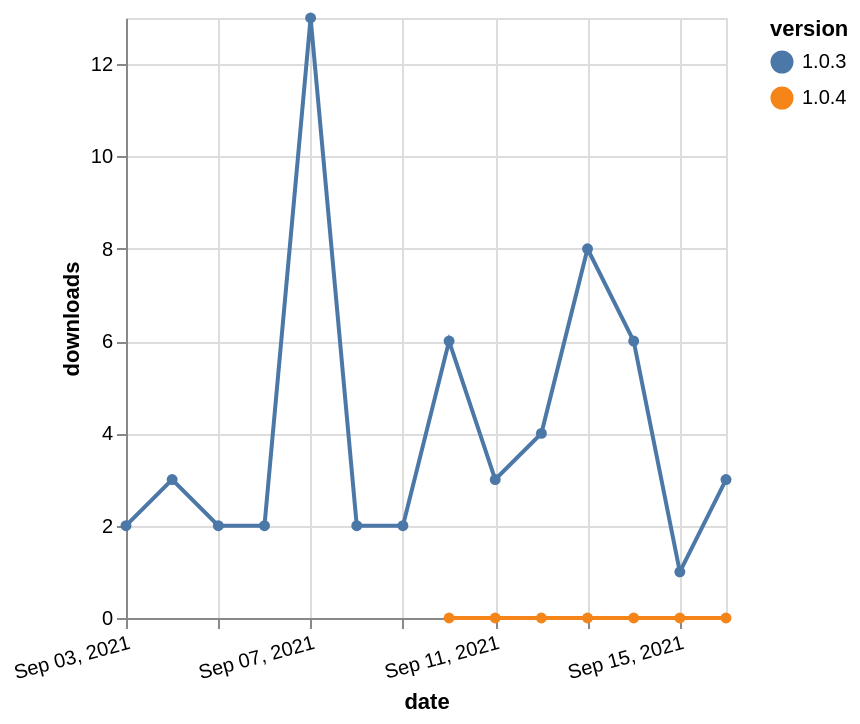

Source (Vega-Lite JSON):
### Vega-Lite specification from a JSON file in a GitHub repository (floating-point values rounded to 4 significant figures)
{"$schema": "https://vega.github.io/schema/vega-lite/v5.json", "description": "A simple bar chart with embedded data.", "data": {"values": [{"date": "2021-09-10", "total": 4, "delta": 0, "version": "1.0.4"}, {"date": "2021-09-11", "total": 12, "delta": 0, "version": "1.0.4"}, {"date": "2021-09-12", "total": 15, "delta": 0, "version": "1.0.4"}, {"date": "2021-09-13", "total": 18, "delta": 0, "version": "1.0.4"}, {"date": "2021-09-14", "total": 22, "delta": 0, "version": "1.0.4"}, {"date": "2021-09-15", "total": 23, "delta": 0, "version": "1.0.4"}, {"date": "2021-09-16", "total": 24, "delta": 0, "version": "1.0.4"}, {"date": "2021-09-03", "total": 7891, "delta": 2, "version": "1.0.3"}, {"date": "2021-09-04", "total": 7894, "delta": 3, "version": "1.0.3"}, {"date": "2021-09-05", "total": 7896, "delta": 2, "version": "1.0.3"}, {"date": "2021-09-06", "total": 7898, "delta": 2, "version": "1.0.3"}, {"date": "2021-09-07", "total": 7911, "delta": 13, "version": "1.0.3"}, {"date": "2021-09-08", "total": 7913, "delta": 2, "version": "1.0.3"}, {"date": "2021-09-09", "total": 7915, "delta": 2, "version": "1.0.3"}, {"date": "2021-09-10", "total": 7921, "delta": 6, "version": "1.0.3"}, {"date": "2021-09-11", "total": 7924, "delta": 3, "version": "1.0.3"}, {"date": "2021-09-12", "total": 7928, "delta": 4, "version": "1.0.3"}, {"date": "2021-09-13", "total": 7936, "delta": 8, "version": "1.0.3"}, {"date": "2021-09-14", "total": 7942, "delta": 6, "version": "1.0.3"}, {"date": "2021-09-15", "total": 7943, "delta": 1, "version": "1.0.3"}, {"date": "2021-09-16", "total": 7946, "delta": 3, "version": "1.0.3"}]}, "width": "container", "mark": {"type": "line", "point": {"filled": true}}, "encoding": {"x": {"field": "date", "type": "temporal", "timeUnit": "yearmonthdate", "title": "date", "axis": {"labelAngle": -15}}, "y": {"field": "delta", "type": "quantitative", "title": "downloads"}, "color": {"field": "version", "type": "nominal"}, "tooltip": {"field": "delta"}}}
